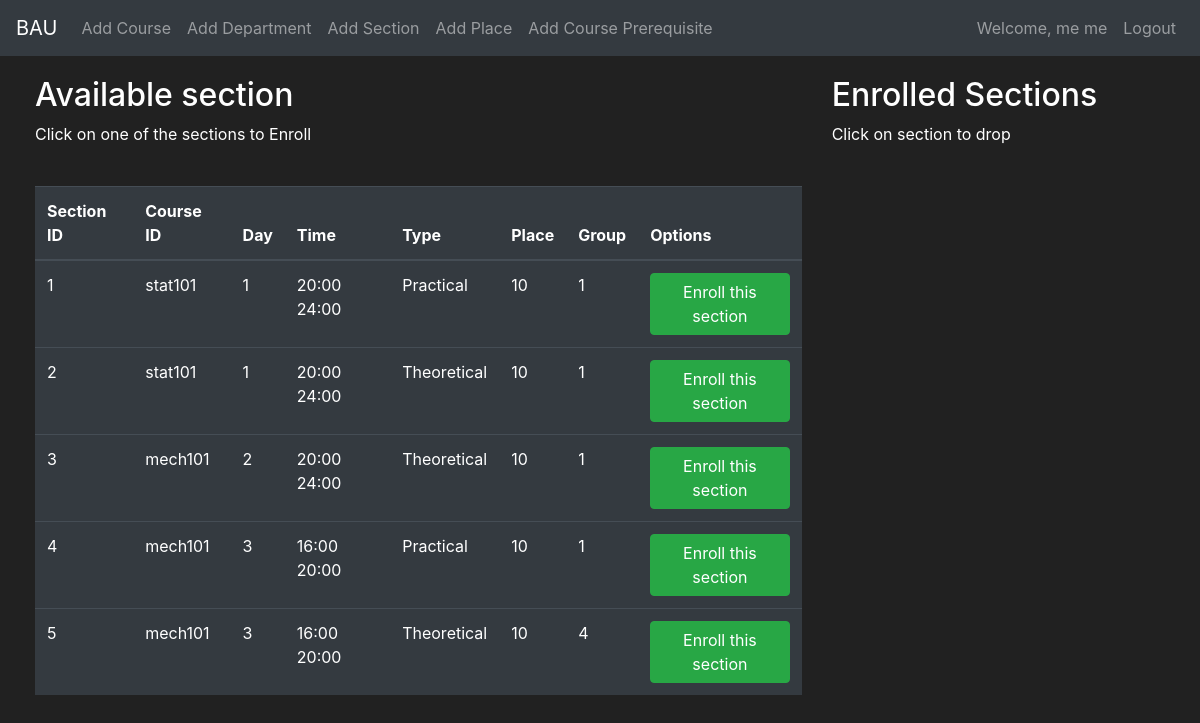
/ed (signed in), run on the app's committed database.
### App/models.py (models this page shows, shortened)
class User(db.Model, UserMixin):
    id = db.Column(db.Integer(), primary_key=True)
    first_name = db.Column(db.String(length=20), nullable=False, unique=False)
    last_name = db.Column(db.String(length=20), nullable=False, unique=False)
    email_address = db.Column(db.String(length=50), nullable=False, unique=True)
    ssn = db.Column(db.String(), nullable=False, unique=True)
    password_hash = db.Column(db.String(length=60), nullable=False)
    major = db.Column(db.Integer(), db.ForeignKey("department.id"))
    role = db.Column(db.Integer(), nullable=False, default=0)
    gpa = db.Column(db.Integer(), nullable=False, default=0)
    passed_credit_hours = db.Column(db.Integer(), nullable=False, default=0)
    registered_courses = db.relationship(
        "Course_registered", backref="student", lazy=True
    )
    @property
    def password(self):
        return self.password

class Section(db.Model):
    id = db.Column(db.Integer(), primary_key=True)
    course_id = db.Column(db.String(length=10), db.ForeignKey("courses.id"))
    place = db.Column(db.Integer(), db.ForeignKey("place.place_num"), nullable=False)
    semester = db.Column(db.String(length=20), nullable=False)
    type = db.Column(db.String(length=10), nullable=False, default="Theoretical")
    day = db.Column(db.Integer(), nullable=False)
    time = db.Column(db.String(length=10), nullable=False)
    group = db.Column(db.Integer(), nullable=False)
    capacity = db.Column(db.Integer(), nullable=False, default=26)
    registered_courses = db.relationship(
        "Course_registered", backref="section", lazy=True
    )

### App/routes.py (the view, shortened to what this page needs)
@app.route("/ed", methods=["GET", "POST"])
@login_required
def ed_page():
    enroll_form = EnrollSectionForm()
    drop_form = DropSectionForm()
    if request.method == "GET":
        sections = Section.query.all()
        enrolled_sec = Course_registered.query.filter_by(
            student_id=current_user.id
        ).all()
        return render_template(
            "ed.html",
            sections=sections,
            enroll_form=enroll_form,
            enrolled_sec=enrolled_sec,
            drop_form=drop_form,
        )

### App/models.py (called while the page is built)
@login_manager.user_loader
def load_user(user_id):
    return User.query.get(int(user_id))

### App/templates/ed.html (shortened to what this page needs)
{% extends 'base.html' %}
{% block content %}
<div class="row" style="margin-top: 20px;margin-left: 20px;">
    <div class="col-8">
        <h2>Available section</h2>
        <p>Click on one of the sections to Enroll</p>
        <br>
        <table class="table table-hover table-dark">
            <thead>
                <tr>
                    <th scope="col">Section ID</th>
                    <th scope="col">Course ID</th>
                    <th scope="col">Day</th>
                    <th scope="col">Time</th>
                    <th scope="col">Type</th>
                    <th scope="col">Place</th>
                    <th scope="col">Group</th>
                    <th scope="col">Options</th>
                </tr>
            </thead>
            <tbody>
                {% for section in sections %}
                <tr>
                    <td>{{ section.id }}</td>
                    <td>{{ section.course_id }}</td>
                    <td>{{ section.day }}</td>
                    <td>{{ section.time }}</td>
                    <td>{{ section.type }}</td>
                    <td>{{ section.place }}</td>
                    <td>{{ section.group }}</td>
                    <td>
                        <button class="btn btn-outline btn-success" data-toggle="modal"
                            data-target="#Modal-EnrollConfirm-{{ section.id }}">Enroll this section</button>
                    </td>
                </tr>
                {% endfor %}
            </tbody>
        </table>
    </div>
    <div class="col-4">
        <h2>Enrolled Sections</h2>
        <p>Click on section to drop</p>
        <br>
    </div>
</div>
{% endblock %}

### App/templates/base.html (shortened to what this page needs)
<!DOCTYPE html>
<html lang="en">
<head>
  <link rel="stylesheet" href="https://cdn.jsdelivr.net/npm/bootstrap@4.5.3/dist/css/bootstrap.min.css"
 />
  <link rel="stylesheet" href="https://cdnjs.cloudflare.com/ajax/libs/font-awesome/5.15.4/css/all.min.css">
</head>
<body>
  <nav class="navbar navbar-expand-md navbar-dark bg-dark">
    <a class="navbar-brand" href="#">BAU</a>
    <div class="collapse navbar-collapse" id="navbarNav">
      <ul class="navbar-nav mr-auto">
        {% if current_user.email_address!="mr@mr.com" %}
        <li class="nav-item active">
          <a class="nav-link" href=" {{url_for('home_page')}} ">Home <span class="sr-only">(current)</span></a>
        </li>
        <li class="nav-item">
          <a class="nav-link" href="{{ url_for('profile_page') }}">Profile</a>
        </li>
        <li class="nav-item">
          <a class="nav-link" href="{{ url_for('ed_page') }}">Enroll/Drop</a>
        </li>
        {% else %}
        <li class="nav-item">
          <a class="nav-link" href="{{ url_for('add_course_page') }}">Add Course</a>
        </li>
        <li class="nav-item">
          <a class="nav-link" href="{{ url_for('add_department_page') }}">Add Department</a>
        </li>
        <li class="nav-item">
          <a class="nav-link" href="{{ url_for('add_section_page') }}">Add Section</a>
        </li>
        <li class="nav-item">
          <a class="nav-link" href="{{ url_for('add_place_page') }}">Add Place</a>
        </li>
        <li class="nav-item">
          <a class="nav-link" href="{{ url_for('ed_page') }}">Add Course Prerequisite</a>
        </li>
        {% endif %}
      </ul>
      {% if current_user.is_authenticated %}
      <ul class="navbar-nav">
        <li class="nav-item">
          <a class="nav-link" style="color: lawngreen; font-weight: bold;">
          </a>
        </li>
        <li class="nav-item">
          <a class="nav-link">Welcome, {{current_user.first_name}} {{current_user.last_name}} </a>
        </li>
        <li class="nav-item">
          <a class="nav-link" href=" {{url_for('logout_page')}} ">Logout</a>
        </li>
      </ul>
      {% endif %}
    </div>
  </nav>
  {% block content %} {% endblock %}
</body>
</html>

### App/templates/base.html (style rules this page uses)
body { background-color: #212121; color: white; }

### data on the page
User: first_name "me", last_name "me"
Section: id "1", course_id "stat101", day "1", time "20:00 24:00", type "Practical", place "10", group "1"
Section: id "2", course_id "stat101", day "1", time "20:00 24:00", type "Theoretical", place "10", group "1"
Section: id "3", course_id "mech101", day "2", time "20:00 24:00", type "Theoretical", place "10", group "1"
Section: id "4", course_id "mech101", day "3", time "16:00 20:00", type "Practical", place "10", group "1"
Section: id "5", course_id "mech101", day "3", time "16:00 20:00", type "Theoretical", place "10", group "4"
